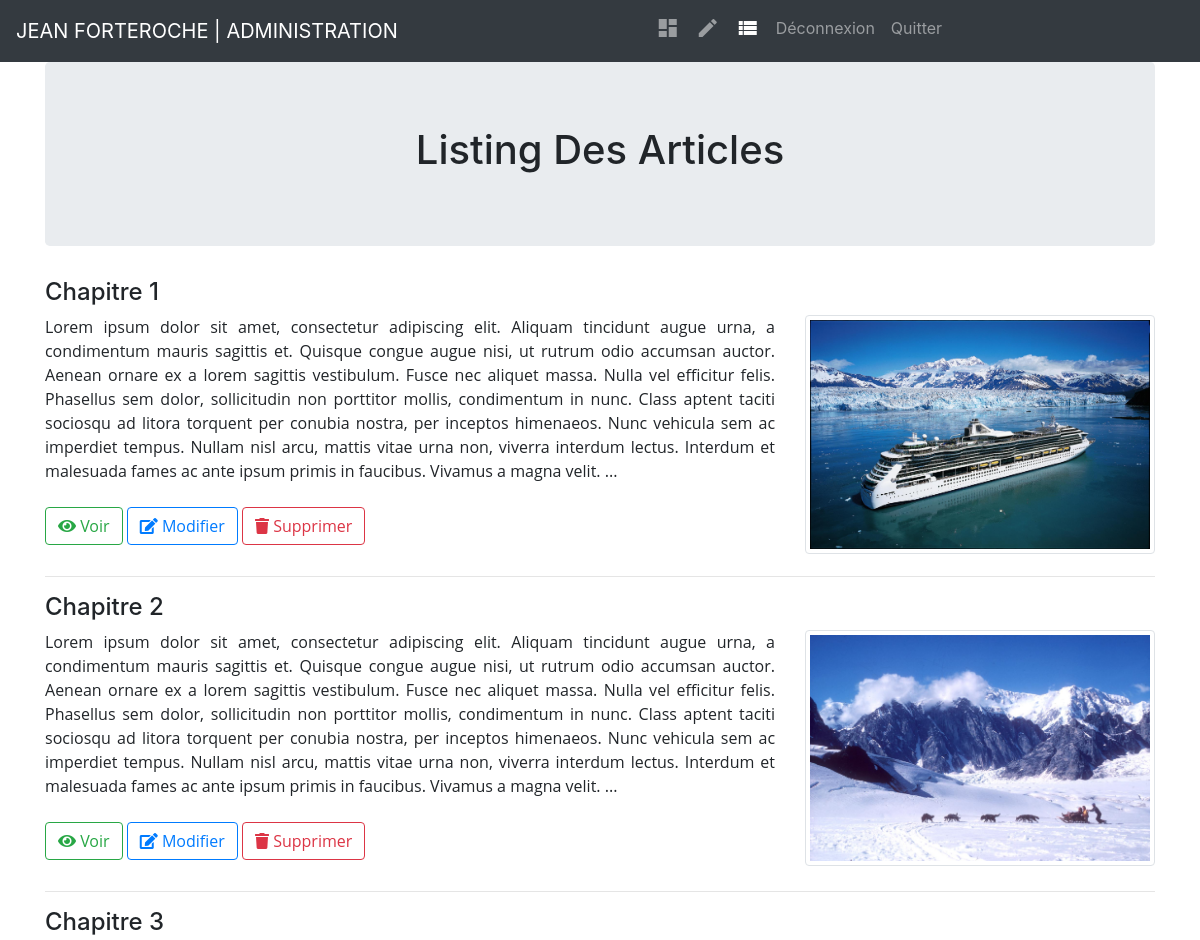
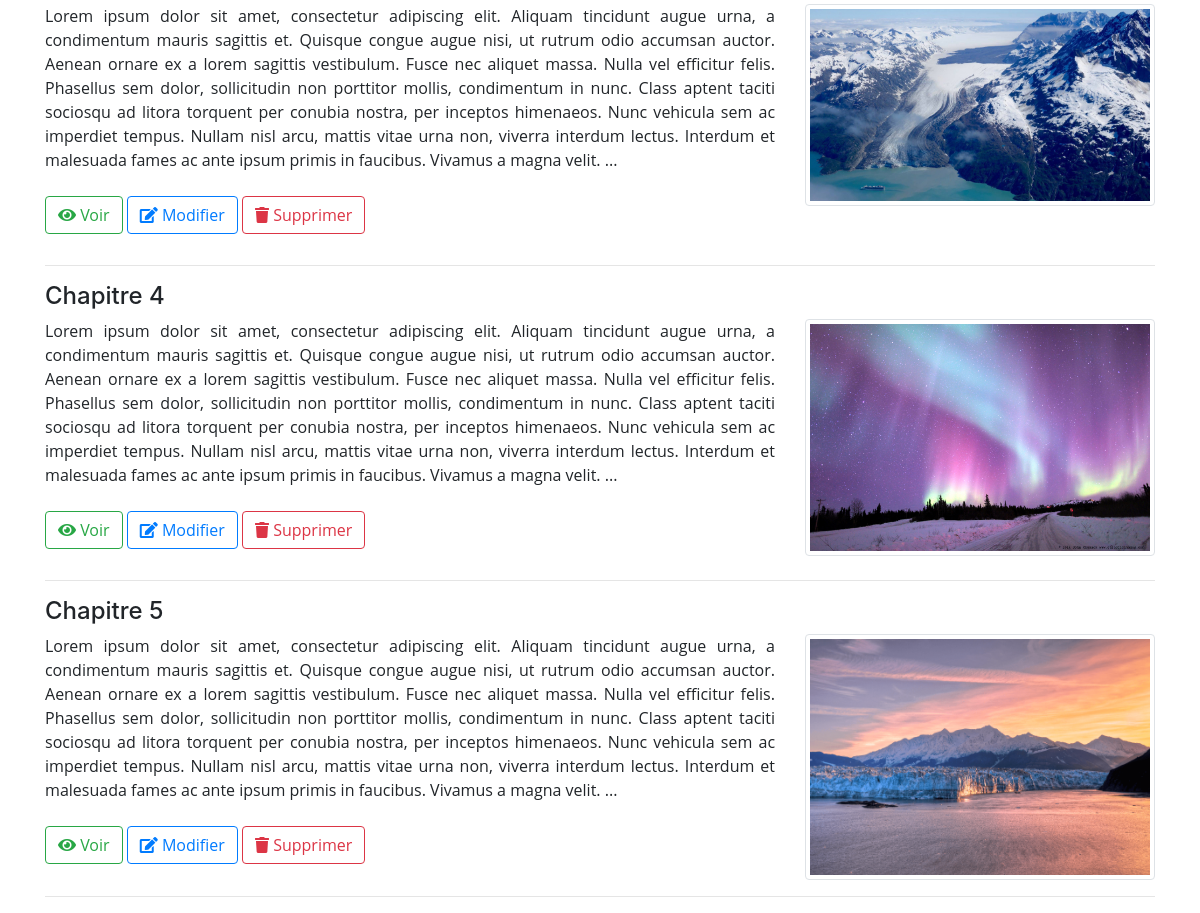
The page /admin/index.php?view=list (signed in) on the database its author committed (2 pictures, top to bottom).
### tables this page shows
CREATE TABLE `posts` (
  `id` int(11) NOT NULL,
  `title` varchar(255) NOT NULL,
  `content` text NOT NULL,
  `writer` varchar(255) NOT NULL,
  `image` varchar(255) NOT NULL DEFAULT 'post.png',
  `date` datetime NOT NULL,
  `posted` tinyint(1) NOT NULL
);

### admin/controllers/list.controller.php (called while the page is built)
<?php
function get_posts(){
    global $db;
    $req = $db->query("SELECT * FROM posts ORDER BY date ASC");
    $results = [];
    while($rows = $req->fetchObject()){
        $results [] = $rows;
    }
    return $results;
}
$posts = get_posts();

### admin/controllers/autoload.php (called while the page is built, shortened)
<?php
$pages = scandir('views/');
if(isset($_GET['view']) && !empty($_GET['view'])){
    if(in_array($_GET['view'].'.php',$pages)){
        $page = $_GET['view'];
    }else{
        $page = "error";
    }
}else{
    $page = "dashboard";
}
$pages_controllers = scandir('controllers/');
if(in_array($page.'.controller.php',$pages_controllers)){
    include 'controllers/'.$page.'.controller.php';
}

### admin/models/list_model.php (the view, shortened to what this page needs)
<?php
foreach ($posts as $post){
    ?>
<div id="post_<?= $post->id ?>">
    <h4><?=$post->title?><?php echo ($post->posted == "0")? " <i class='material-icons' style='color: #d43547'>lock</i>" : "" ?></h4>
    <div class="row">
        <div class="col-12 col-sm-6 col-md-8">
            <?= substr(nl2br($post->content),0, 750) ?>...
            <br/> <br/> <?php echo ($post->posted == "1")? " <a href='../index.php?view=post&id=<?=$post->id?>' class='btn btn-outline-success'><i class='fa fa-eye'></i> Voir</a>" : "" ?>
            <a href="?view=edit&id=<?=$post->id?>" class="btn btn-outline-primary"><i class="fa fa-edit"></i> Modifier</a>
            <button class="btn btn-outline-danger"  data-toggle="modal" data-target="#post_delete<?= $post->id ?>"><i class="fa fa-trash"></i> Supprimer</button>
        </div>
        <div class="col-6 col-md-4">
            <img src="../images/posts/<?=$post->image?>" class="img-thumbnail img-responsive rounded float-right" alt="Responsive image">
        </div>
    </div>
    <hr/>
</div>
    <?php
}
?>

### rows shown on the page
posts: title "Chapitre 1", content "Lorem ipsum dolor sit amet, consectetur adipiscing elit. Aliquam tincidunt augue urna, a condimentum mauris sagittis et. Quisque congue augue nisi, ut rutrum odio accumsan auctor. Aenean ornare ex a lorem sagittis vestibulum. Fusce nec aliquet massa. Nulla vel efficitur felis. Phasellus sem dolor, sollicitudin non porttitor mollis, condimentum in nunc. Class aptent taciti sociosqu ad litora torquent per conubia nostra, per inceptos himenaeos. Nunc vehicula sem ac imperdiet tempus. Nullam nisl arcu, mattis vitae urna non, viverra interdum lectus. Interdum et malesuada fames ac ante ipsum primis in faucibus. Vivamus a magna velit.", image (picture)
posts: title "Chapitre 2", content "Lorem ipsum dolor sit amet, consectetur adipiscing elit. Aliquam tincidunt augue urna, a condimentum mauris sagittis et. Quisque congue augue nisi, ut rutrum odio accumsan auctor. Aenean ornare ex a lorem sagittis vestibulum. Fusce nec aliquet massa. Nulla vel efficitur felis. Phasellus sem dolor, sollicitudin non porttitor mollis, condimentum in nunc. Class aptent taciti sociosqu ad litora torquent per conubia nostra, per inceptos himenaeos. Nunc vehicula sem ac imperdiet tempus. Nullam nisl arcu, mattis vitae urna non, viverra interdum lectus. Interdum et malesuada fames ac ante ipsum primis in faucibus. Vivamus a magna velit.", image (picture)
posts: title "Chapitre 3", content "Lorem ipsum dolor sit amet, consectetur adipiscing elit. Aliquam tincidunt augue urna, a condimentum mauris sagittis et. Quisque congue augue nisi, ut rutrum odio accumsan auctor. Aenean ornare ex a lorem sagittis vestibulum. Fusce nec aliquet massa. Nulla vel efficitur felis. Phasellus sem dolor, sollicitudin non porttitor mollis, condimentum in nunc. Class aptent taciti sociosqu ad litora torquent per conubia nostra, per inceptos himenaeos. Nunc vehicula sem ac imperdiet tempus. Nullam nisl arcu, mattis vitae urna non, viverra interdum lectus. Interdum et malesuada fames ac ante ipsum primis in faucibus. Vivamus a magna velit.", image (picture)
posts: title "Chapitre 4", content "Lorem ipsum dolor sit amet, consectetur adipiscing elit. Aliquam tincidunt augue urna, a condimentum mauris sagittis et. Quisque congue augue nisi, ut rutrum odio accumsan auctor. Aenean ornare ex a lorem sagittis vestibulum. Fusce nec aliquet massa. Nulla vel efficitur felis. Phasellus sem dolor, sollicitudin non porttitor mollis, condimentum in nunc. Class aptent taciti sociosqu ad litora torquent per conubia nostra, per inceptos himenaeos. Nunc vehicula sem ac imperdiet tempus. Nullam nisl arcu, mattis vitae urna non, viverra interdum lectus. Interdum et malesuada fames ac ante ipsum primis in faucibus. Vivamus a magna velit.", image (picture)
posts: title "Chapitre 5", content "Lorem ipsum dolor sit amet, consectetur adipiscing elit. Aliquam tincidunt augue urna, a condimentum mauris sagittis et. Quisque congue augue nisi, ut rutrum odio accumsan auctor. Aenean ornare ex a lorem sagittis vestibulum. Fusce nec aliquet massa. Nulla vel efficitur felis. Phasellus sem dolor, sollicitudin non porttitor mollis, condimentum in nunc. Class aptent taciti sociosqu ad litora torquent per conubia nostra, per inceptos himenaeos. Nunc vehicula sem ac imperdiet tempus. Nullam nisl arcu, mattis vitae urna non, viverra interdum lectus. Interdum et malesuada fames ac ante ipsum primis in faucibus. Vivamus a magna velit.", image (picture)
